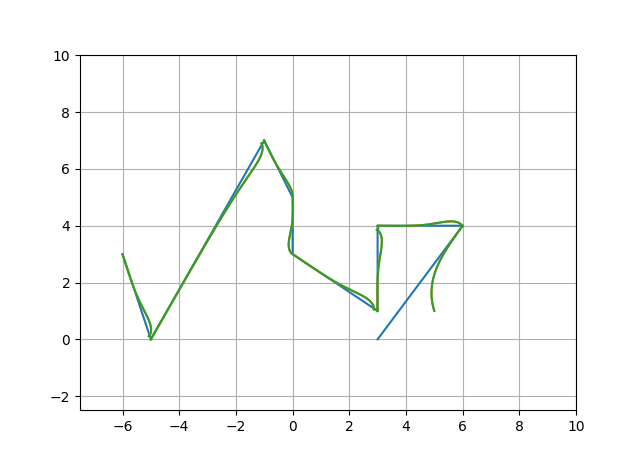
#> input picture datasave/image/line_tracking.png, 640 x 461 px, found by its file name
$ python cv2_processing.py
#> lines starting #> are read from the running program, lines starting #| are printed output that depends on the picture; after the words box and inside, x2 and y2 are one past the last pixel; in counts of white or black regions, pixels touching at a corner belong together
#> further down, img is the input picture: shape (461, 640, 3); mean B, G, R 249.5, 250.1, 249.2
import cv2
import numpy as np
import matplotlib.pyplot as plt


def harris_corner():
    gray = np.float32(imgGray)
    dst = cv2.cornerHarris(gray, 2, 3, 0.04)
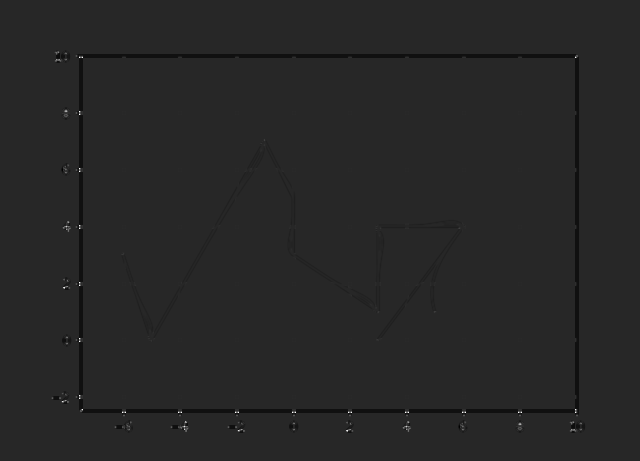
#> dst: shape (461, 640) float32; min -73919952, max 401996864, mean -891615.2; drawn with min black and max white
    dst = cv2.dilate(dst, None)
    img[dst > 0.01 * dst.max()] = [0, 0, 255]  # Threshold for an optimal value, it may vary depending on the image.
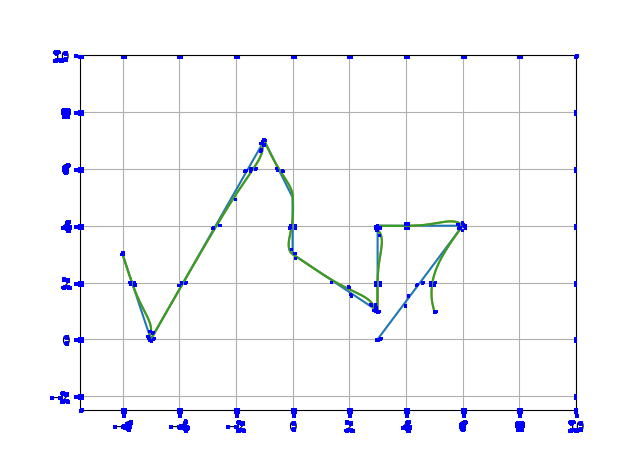
#> img: shape (461, 640, 3); mean R, G, B 247, 247.7, 250.3
    plt.imshow(img)
    plt.show()


def hough_line():
    pass


def hough_circle():
    imgGrayBlur = cv2.medianBlur(imgGray, 5)
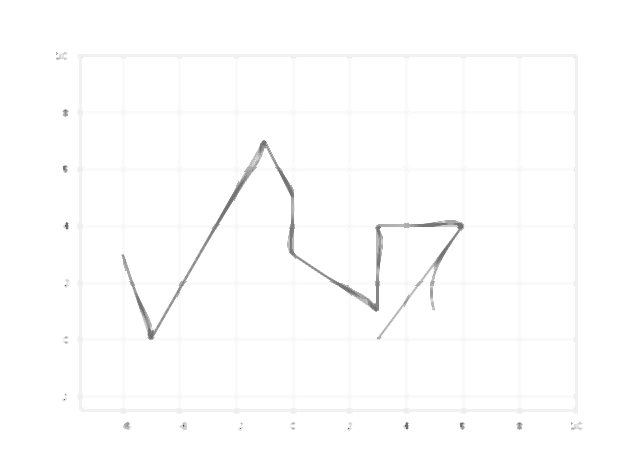
#> imgGrayBlur: shape (461, 640); min 72, max 255, mean 253.1
    circles = cv2.HoughCircles(imgGrayBlur, cv2.HOUGH_GRADIENT, 1, imgGrayBlur.shape[0] / 8, param1=100, param2=30, minRadius=50, maxRadius=100)
#> circles = None
    if circles is not None:
        circles = np.uint16(np.around(circles))
        for i in circles[0, :]:
            cv2.circle(img, (i[0], i[1]), i[2], (0, 255, 0), 2)
            cv2.circle(img, (i[0], i[1]), 2, (0, 0, 255), 3)


def canny_edge():
    edges = cv2.Canny(imgGray, 100, 200)
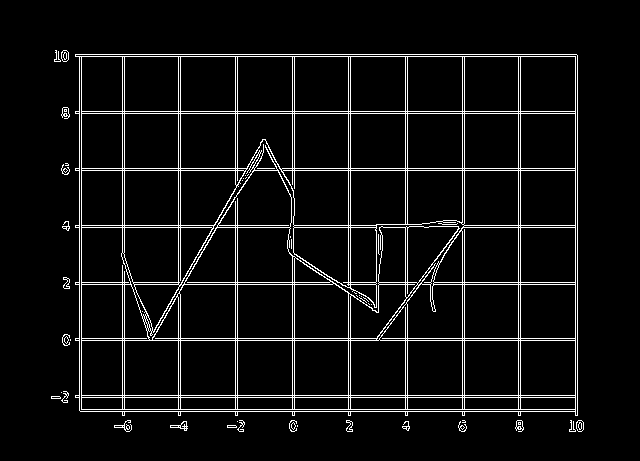
#> edges: shape (461, 640); 5.9% white in thin lines or dots, all inside (x1, y1, x2, y2) = (51, 50, 584, 432)

    plt.subplot(121)
    plt.imshow(img, cmap="gray")
    plt.title("Original Image"),
    plt.xticks([])
    plt.yticks([])
    plt.subplot(122)
    plt.imshow(edges, cmap="gray")
    plt.title("Edge Image"), plt.xticks([]), plt.yticks([])
    plt.show()


def apply_mask():
    mask = np.zeros(img.shape[:2], dtype=np.uint8)
    mask[100:200, 100:200] = 1
    masked_image = np.where(mask[..., None], img, 0)
    plt.imshow(masked_image)
    plt.show()


def bin_erosion():
    binImage = np.zeros((300, 300))
    binImage[150:170, 30:40] = 1

    kernel = np.ones((6, 6), np.uint8)
    erodeImage = cv2.erode(binImage, kernel, cv2.BORDER_REFLECT)

    plt.subplot(121)
    plt.imshow(binImage, cmap="gray")
    plt.title("Original Image")
    plt.xticks([])
    plt.yticks([])
    plt.subplot(122)
    plt.imshow(erodeImage, cmap="gray")
    plt.title("Erode Image"), plt.xticks([]), plt.yticks([])
    plt.show()


if __name__ == "__main__":
    import os
    import sys

    sys.path.append(str(os.path.abspath(os.getcwd())))

    imgPath = "./datasave/image/line_tracking.png"
    img = cv2.imread(imgPath)
    img = cv2.cvtColor(img, cv2.COLOR_BGR2RGB)
    imgGray = cv2.cvtColor(img, cv2.COLOR_RGB2GRAY)

    harris_corner()
    hough_circle()
    canny_edge()

$ run again, with datasave/image/backstepping_control.png copied over datasave/image/line_tracking.png
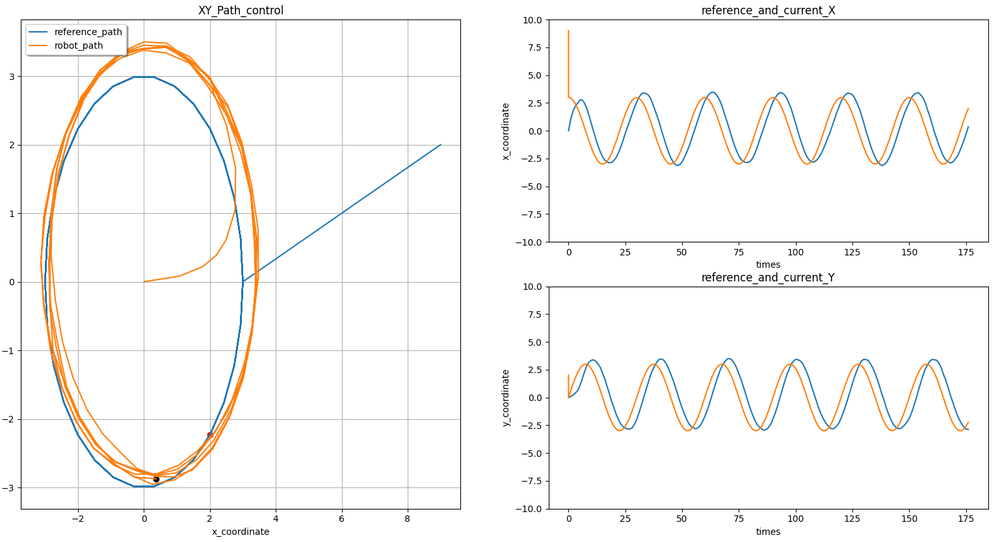
#> input picture datasave/image/backstepping_control.png, 1000 x 542 px, shrunk from 1538 x 834 before the run, found by its file name
#> img is the input picture: shape (542, 1000, 3); mean B, G, R 246.6, 247.9, 249.2
#> in hough_circle, `circles = cv2.HoughCircles(imgGrayBlur, cv2.HOUGH_GRADIENT, 1, imgGray..`: circles = [[145.5, 404.5, 68.3], [140.5, 153.5, 74.1]]
#> in hough_circle, `circles = np.uint16(np.around(circles))`: circles = [[146, 404, 68], [140, 154, 74]]
#> the loop in hough_circle, `for i in circles[0, :]:` made 2 passes
#> after the loop in hough_circle, `for i in circles[0, :]:`:
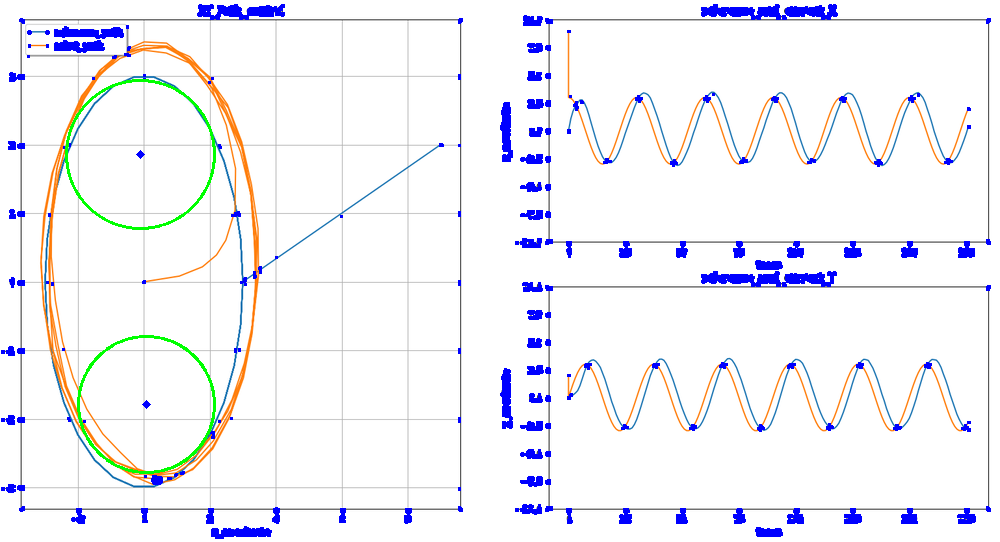
#> img: shape (542, 1000, 3); mean R, G, B 241.8, 241.9, 247.3
#> in canny_edge, `edges = cv2.Canny(imgGray, 100, 200)`:
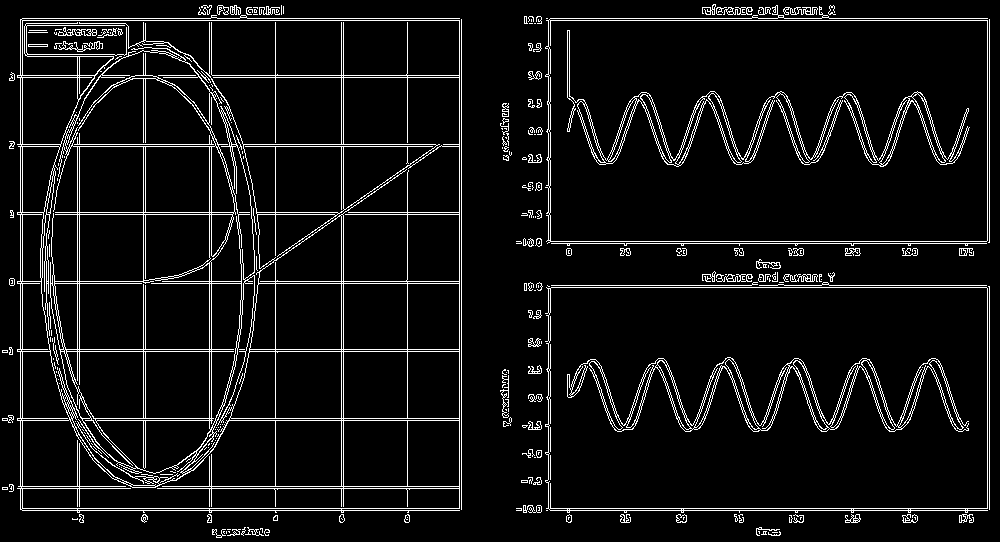
#> edges: shape (542, 1000); 7% white in thin lines or dots

$ run again, with datasave/image/circle.png copied over datasave/image/line_tracking.png
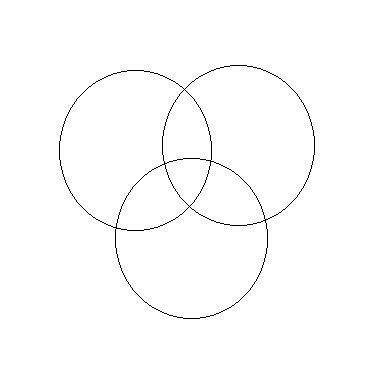
#> input picture datasave/image/circle.png, 384 x 384 px, found by its file name
#> img is the input picture: shape (384, 384, 3); 99.1% white; black in thin lines or dots, all inside (x1, y1, x2, y2) = (59, 65, 315, 319)
#> in harris_corner, `img[dst > 0.01 * dst.max()] = [0, 0, 255]`:
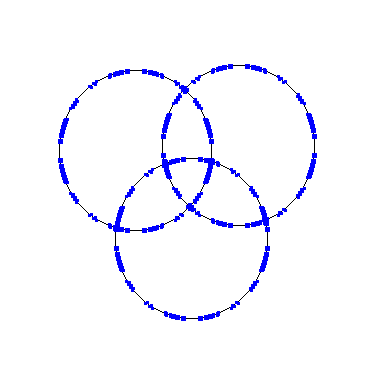
#> img: shape (384, 384, 3); 2.75% of pixels changed, all inside (x1, y1, x2, y2) = (58, 64, 317, 321)
#> imgGrayBlur: shape (384, 384); every value is 255
#> circles = None
#> edges: shape (384, 384); 1.8% white in thin lines or dots, all inside (x1, y1, x2, y2) = (58, 64, 316, 320)
#> in canny_edge, `plt.show()`:
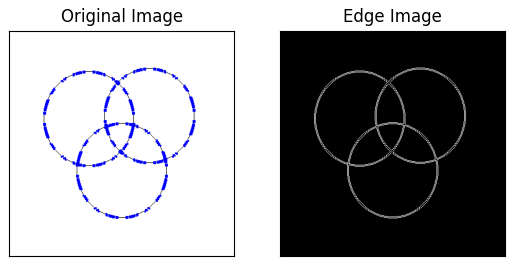
#> figure drawn by matplotlib, 2 panels

$ run again, with datasave/image/map.png copied over datasave/image/line_tracking.png
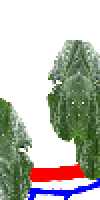
#> input picture datasave/image/map.png, 100 x 200 px, found by its file name
#> img is the input picture: shape (200, 100, 3); mean B, G, R 177.6, 187.3, 185.1
#> in hough_circle, `imgGrayBlur = cv2.medianBlur(imgGray, 5)`:
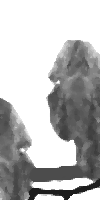
#> imgGrayBlur: shape (200, 100); min 29, max 255, mean 184.9
#> circles = None
#> in canny_edge, `edges = cv2.Canny(imgGray, 100, 200)`:
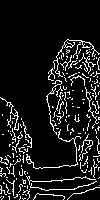
#> edges: shape (200, 100); 10.3% white in thin lines or dots, all inside (x1, y1, x2, y2) = (0, 39, 100, 200)
